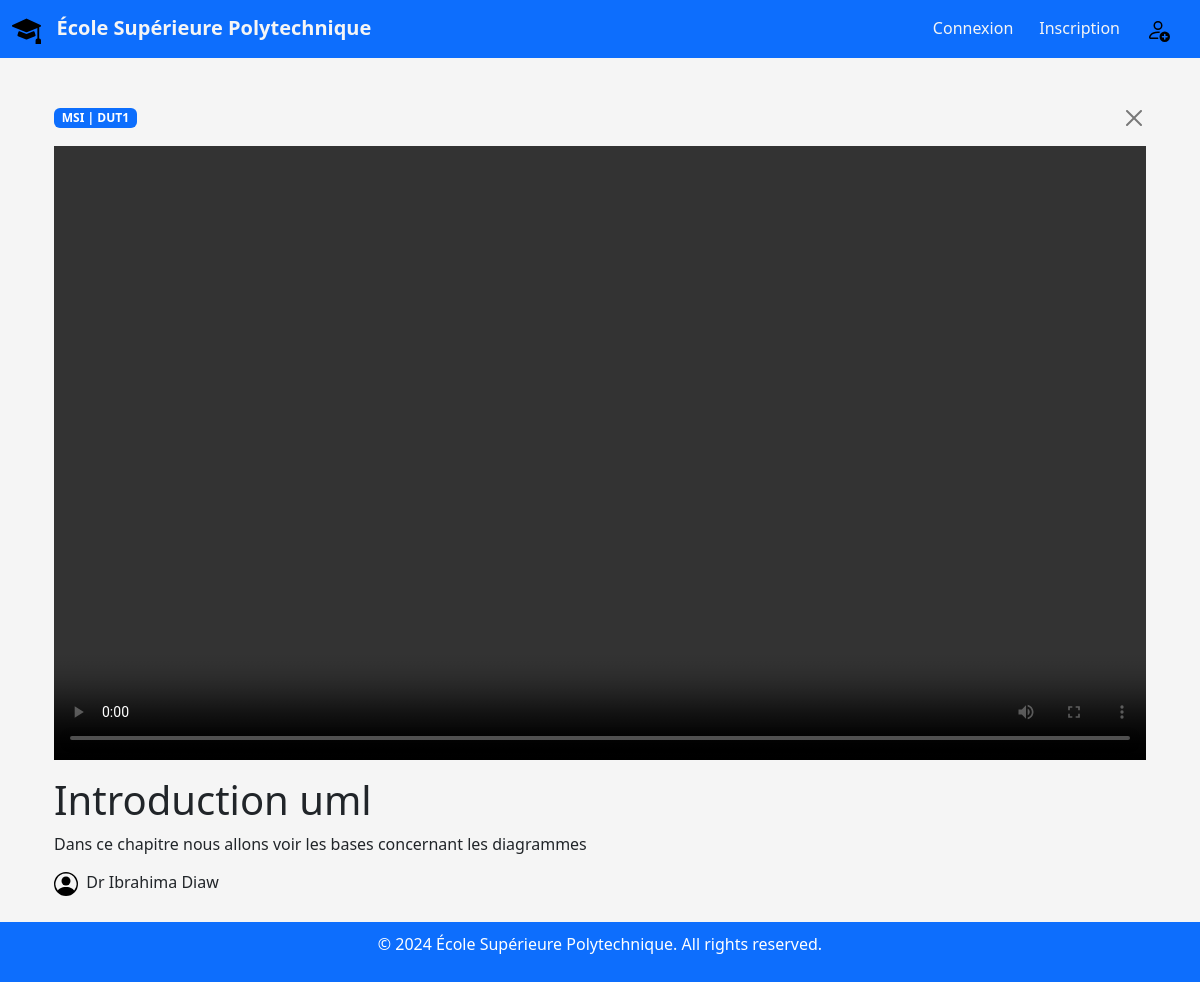
Screenshot of /etudiant/cours/media/4 with the database file from the repository.
### enseignant/models.py (models this page shows, shortened)
class model_Cours(models.Model):
    id = models.AutoField(primary_key=True)
    title = models.CharField(max_length=100)
    subject = models.CharField(max_length=100)
    classe = models.CharField(max_length=15)
    description = models.TextField()
    teacher = models.ForeignKey(User, on_delete=models.CASCADE)
    created_at = models.DateTimeField(auto_now_add=True)
    updated_at = models.DateTimeField(auto_now=True)
    image_file = models.FileField(upload_to='images/')
    video_file = models.FileField(upload_to='videos/')

### etudiant/views.py (the view)
# urls.py: path('cours/media/<int:id>', views.video_page, name='media_course'),
def video_page(request, id):
    course = get_object_or_404(model_Cours, id=id)
    if course.video_file:
        video_url = course.video_file.url
        return render(request, 'cours_s/video_page.html', {'course': course, 'video_url': video_url})
    else:
        return render(request, 'cours_s/video_page.html', {'course': course, 'video_url': None})

### etudiant/templates/cours_s/video_page.html (shortened to what this page needs)
{% extends 'main_s/base.html' %}
{% block content %}
{% load static %}
<div class="container mt-5">
    <div class="row">
        <div class="col-12">
            {% if course.classe == 'DUT1' %}
            <div class="mb-3 d-flex justify-content-between align-items-center">
                <span class="badge bg-primary">{{ course.subject }} | {{ course.classe }}</span>
                <a href="{% url 'cours_etudiant' %}" class="btn btn-close" style="text-decoration: none;"></a>
            </div>
            {% else %}
            <div class="mb-3 d-flex justify-content-between align-items-center">
                <span class="badge bg-success">{{ course.subject }} | {{ course.classe }}</span>
                <a href="{% url 'cours_etudiant' %}" class="btn btn-close" style="text-decoration: none;"></a>
            </div>
            {% endif %}
            <div class="video-container">
                {% if video_url %}
                <video class="video" controls>
                    <source src="{{ video_url }}" type="video/mp4">
                </video>
                {% else %}
                <p>No video available for this course.</p>
                {% endif %}
            </div>
            <h1 class="mt-3">{{ course.title|capfirst}}</h1>
            <p>{{ course.description|capfirst }}</p>
            <h6 class="mb-3"><img src="{% static 'test/account.svg' %}" alt="Account Icon" width="24" height="24">
                &nbsp;Dr {{ course.teacher.first_name }}  {{ course.teacher.last_name }}</h6>
        </div>
    </div>
</div>
{% endblock %}

### etudiant/templates/main_s/base.html (style rules this page uses)
body { background-color: #f5f5f5; padding-bottom: 70px; }
.video-container { position: relative; width: 100%; padding-bottom: 56.25%; overflow: hidden; }
.video { position: absolute; top: 0; left: 0; width: 100%; height: 100%; }

### rows the page displays
model_Cours: subject "MSI", classe "DUT1", title "Introduction uml", description "Dans ce chapitre nous allons voir les bases concernant les diagrammes", teacher.first_name "Ibrahima", teacher.last_name "Diaw"
